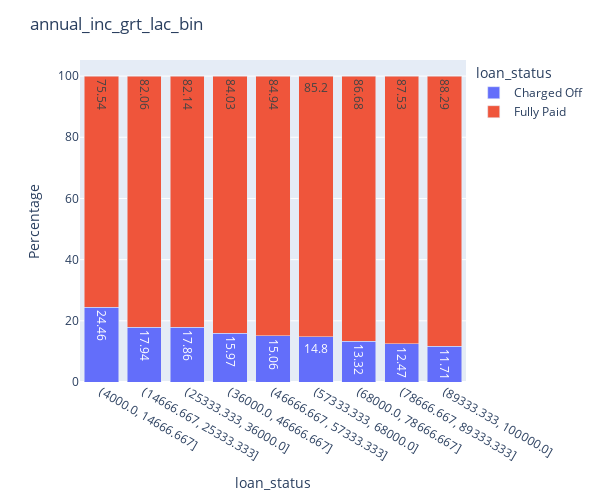

The code cell stored with this chart in its notebook:
### Code cell
##let's do analysis for slaray more than 1 Lac seprately
salary_less_lakh= loan_data_extract[loan_data_extract["annual_inc"]<100000]
box_plot(data= salary_less_lakh,y='annual_inc',x='loan_status')
salary_less_lakh['annual_inc_grt_lac_bin'] = pd.cut(salary_less_lakh['annual_inc'], np.linspace(4000,100000,10))

count_plot(salary_less_lakh,['annual_inc_grt_lac_bin'])

stack_plot(x='annual_inc_grt_lac_bin',y='loan_status',data=salary_less_lakh)

### Figure 1 — Plotly figure (JSON) as saved in the notebook; plotly's stock layout.template omitted (floating-point values rounded to 4 significant figures)
{"data": [{"alignmentgroup": "True", "hovertemplate": "loan_status=Charged Off<br>annual_inc_grt_lac_bin=%{x}<br>Percentage=%{text}<extra></extra>", "legendgroup": "Charged Off", "marker": {"color": "#636efa", "pattern": {"shape": ""}}, "name": "Charged Off", "offsetgroup": "Charged Off", "orientation": "v", "showlegend": true, "text": [24.46, 17.94, 17.86, 15.97, 15.06, 14.8, 13.32, 12.47, 11.71], "textposition": "auto", "type": "bar", "x": ["(4000.0, 14666.667]", "(14666.667, 25333.333]", "(25333.333, 36000.0]", "(36000.0, 46666.667]", "(46666.667, 57333.333]", "(57333.333, 68000.0]", "(68000.0, 78666.667]", "(78666.667, 89333.333]", "(89333.333, 100000.0]"], "xaxis": "x", "y": [24.46, 17.94, 17.86, 15.97, 15.06, 14.8, 13.32, 12.47, 11.71], "yaxis": "y"}, {"alignmentgroup": "True", "hovertemplate": "loan_status=Fully Paid<br>annual_inc_grt_lac_bin=%{x}<br>Percentage=%{text}<extra></extra>", "legendgroup": "Fully Paid", "marker": {"color": "#EF553B", "pattern": {"shape": ""}}, "name": "Fully Paid", "offsetgroup": "Fully Paid", "orientation": "v", "showlegend": true, "text": [75.54, 82.06, 82.14, 84.03, 84.94, 85.2, 86.68, 87.53, 88.29], "textposition": "auto", "type": "bar", "x": ["(4000.0, 14666.667]", "(14666.667, 25333.333]", "(25333.333, 36000.0]", "(36000.0, 46666.667]", "(46666.667, 57333.333]", "(57333.333, 68000.0]", "(68000.0, 78666.667]", "(78666.667, 89333.333]", "(89333.333, 100000.0]"], "xaxis": "x", "y": [75.54, 82.06, 82.14, 84.03, 84.94, 85.2, 86.68, 87.53, 88.29], "yaxis": "y"}], "layout": {"barmode": "stack", "height": 500, "legend": {"title": {"text": "loan_status"}, "tracegroupgap": 0}, "margin": {"t": 60}, "title": {"text": "annual_inc_grt_lac_bin"}, "width": 600, "xaxis": {"anchor": "y", "domain": [0, 1], "title": {"text": "loan_status"}}, "yaxis": {"anchor": "x", "domain": [0, 1], "title": {"text": "Percentage"}}}}
